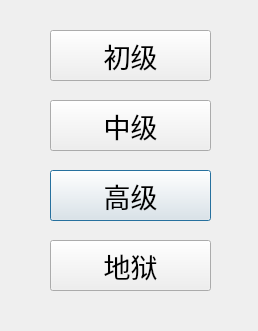
<?xml version="1.0" encoding="UTF-8"?>
<ui version="4.0">
 <class>Dialog</class>
 <widget class="QDialog" name="Dialog">
  <property name="geometry">
   <rect>
    <x>0</x>
    <y>0</y>
    <width>258</width>
    <height>331</height>
   </rect>
  </property>
  <property name="windowTitle">
   <string>Dialog</string>
  </property>
  <widget class="QPushButton" name="level_3">
   <property name="geometry">
    <rect>
     <x>50</x>
     <y>170</y>
     <width>161</width>
     <height>51</height>
    </rect>
   </property>
   <property name="font">
    <font>
     <pointsize>20</pointsize>
    </font>
   </property>
   <property name="text">
    <string>高级</string>
   </property>
  </widget>
  <widget class="QPushButton" name="level_1">
   <property name="geometry">
    <rect>
     <x>50</x>
     <y>30</y>
     <width>161</width>
     <height>51</height>
    </rect>
   </property>
   <property name="font">
    <font>
     <pointsize>20</pointsize>
    </font>
   </property>
   <property name="text">
    <string>初级</string>
   </property>
  </widget>
  <widget class="QPushButton" name="level_4">
   <property name="geometry">
    <rect>
     <x>50</x>
     <y>240</y>
     <width>161</width>
     <height>51</height>
    </rect>
   </property>
   <property name="font">
    <font>
     <pointsize>20</pointsize>
    </font>
   </property>
   <property name="text">
    <string>地狱</string>
   </property>
  </widget>
  <widget class="QPushButton" name="level_2">
   <property name="geometry">
    <rect>
     <x>50</x>
     <y>100</y>
     <width>161</width>
     <height>51</height>
    </rect>
   </property>
   <property name="font">
    <font>
     <pointsize>20</pointsize>
    </font>
   </property>
   <property name="text">
    <string>中级</string>
   </property>
  </widget>
 </widget>
 <resources/>
 <connections>
  <connection>
   <sender>level_1</sender>
   <signal>clicked()</signal>
   <receiver>Dialog</receiver>
   <slot>lev_1()</slot>
   <hints>
    <hint type="sourcelabel">
     <x>130</x>
     <y>58</y>
    </hint>
    <hint type="destinationlabel">
     <x>22</x>
     <y>48</y>
    </hint>
   </hints>
  </connection>
  <connection>
   <sender>level_2</sender>
   <signal>clicked()</signal>
   <receiver>Dialog</receiver>
   <slot>lev_2()</slot>
   <hints>
    <hint type="sourcelabel">
     <x>126</x>
     <y>123</y>
    </hint>
    <hint type="destinationlabel">
     <x>20</x>
     <y>123</y>
    </hint>
   </hints>
  </connection>
  <connection>
   <sender>level_3</sender>
   <signal>clicked()</signal>
   <receiver>Dialog</receiver>
   <slot>lev_3()</slot>
   <hints>
    <hint type="sourcelabel">
     <x>152</x>
     <y>198</y>
    </hint>
    <hint type="destinationlabel">
     <x>17</x>
     <y>185</y>
    </hint>
   </hints>
  </connection>
  <connection>
   <sender>level_4</sender>
   <signal>clicked()</signal>
   <receiver>Dialog</receiver>
   <slot>lev_4()</slot>
   <hints>
    <hint type="sourcelabel">
     <x>129</x>
     <y>262</y>
    </hint>
    <hint type="destinationlabel">
     <x>16</x>
     <y>257</y>
    </hint>
   </hints>
  </connection>
 </connections>
 <slots>
  <slot>lev_1()</slot>
  <slot>lev_2()</slot>
  <slot>lev_3()</slot>
  <slot>lev_4()</slot>
 </slots>
</ui>
